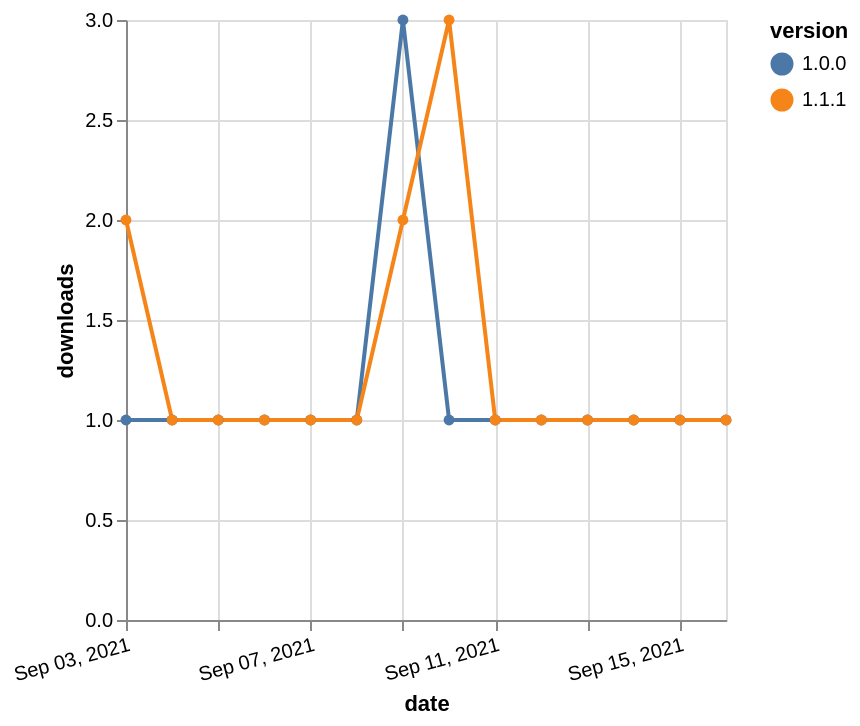

Specify this chart in Vega-Lite:
### Vega-Lite specification from a JSON file in a GitHub repository (floating-point values rounded to 4 significant figures)
{"$schema": "https://vega.github.io/schema/vega-lite/v5.json", "description": "A simple bar chart with embedded data.", "data": {"values": [{"date": "2021-09-03", "total": 193, "delta": 1, "version": "1.0.0"}, {"date": "2021-09-04", "total": 194, "delta": 1, "version": "1.0.0"}, {"date": "2021-09-05", "total": 195, "delta": 1, "version": "1.0.0"}, {"date": "2021-09-06", "total": 196, "delta": 1, "version": "1.0.0"}, {"date": "2021-09-07", "total": 197, "delta": 1, "version": "1.0.0"}, {"date": "2021-09-08", "total": 198, "delta": 1, "version": "1.0.0"}, {"date": "2021-09-09", "total": 201, "delta": 3, "version": "1.0.0"}, {"date": "2021-09-10", "total": 202, "delta": 1, "version": "1.0.0"}, {"date": "2021-09-11", "total": 203, "delta": 1, "version": "1.0.0"}, {"date": "2021-09-12", "total": 204, "delta": 1, "version": "1.0.0"}, {"date": "2021-09-13", "total": 205, "delta": 1, "version": "1.0.0"}, {"date": "2021-09-14", "total": 206, "delta": 1, "version": "1.0.0"}, {"date": "2021-09-15", "total": 207, "delta": 1, "version": "1.0.0"}, {"date": "2021-09-16", "total": 208, "delta": 1, "version": "1.0.0"}, {"date": "2021-09-03", "total": 120, "delta": 2, "version": "1.1.1"}, {"date": "2021-09-04", "total": 121, "delta": 1, "version": "1.1.1"}, {"date": "2021-09-05", "total": 122, "delta": 1, "version": "1.1.1"}, {"date": "2021-09-06", "total": 123, "delta": 1, "version": "1.1.1"}, {"date": "2021-09-07", "total": 124, "delta": 1, "version": "1.1.1"}, {"date": "2021-09-08", "total": 125, "delta": 1, "version": "1.1.1"}, {"date": "2021-09-09", "total": 127, "delta": 2, "version": "1.1.1"}, {"date": "2021-09-10", "total": 130, "delta": 3, "version": "1.1.1"}, {"date": "2021-09-11", "total": 131, "delta": 1, "version": "1.1.1"}, {"date": "2021-09-12", "total": 132, "delta": 1, "version": "1.1.1"}, {"date": "2021-09-13", "total": 133, "delta": 1, "version": "1.1.1"}, {"date": "2021-09-14", "total": 134, "delta": 1, "version": "1.1.1"}, {"date": "2021-09-15", "total": 135, "delta": 1, "version": "1.1.1"}, {"date": "2021-09-16", "total": 136, "delta": 1, "version": "1.1.1"}]}, "width": "container", "mark": {"type": "line", "point": {"filled": true}}, "encoding": {"x": {"field": "date", "type": "temporal", "timeUnit": "yearmonthdate", "title": "date", "axis": {"labelAngle": -15}}, "y": {"field": "delta", "type": "quantitative", "title": "downloads"}, "color": {"field": "version", "type": "nominal"}, "tooltip": {"field": "delta"}}}
